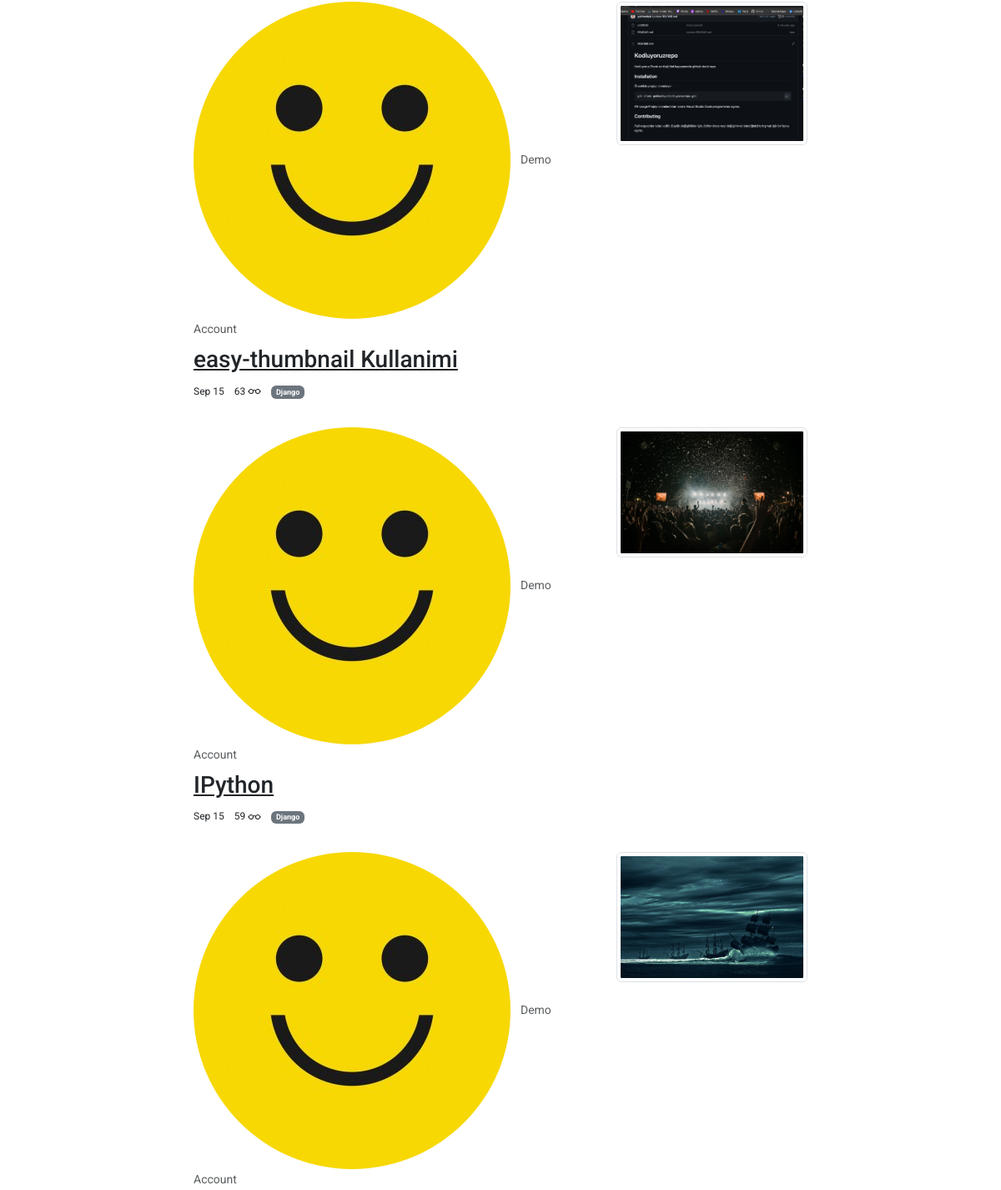
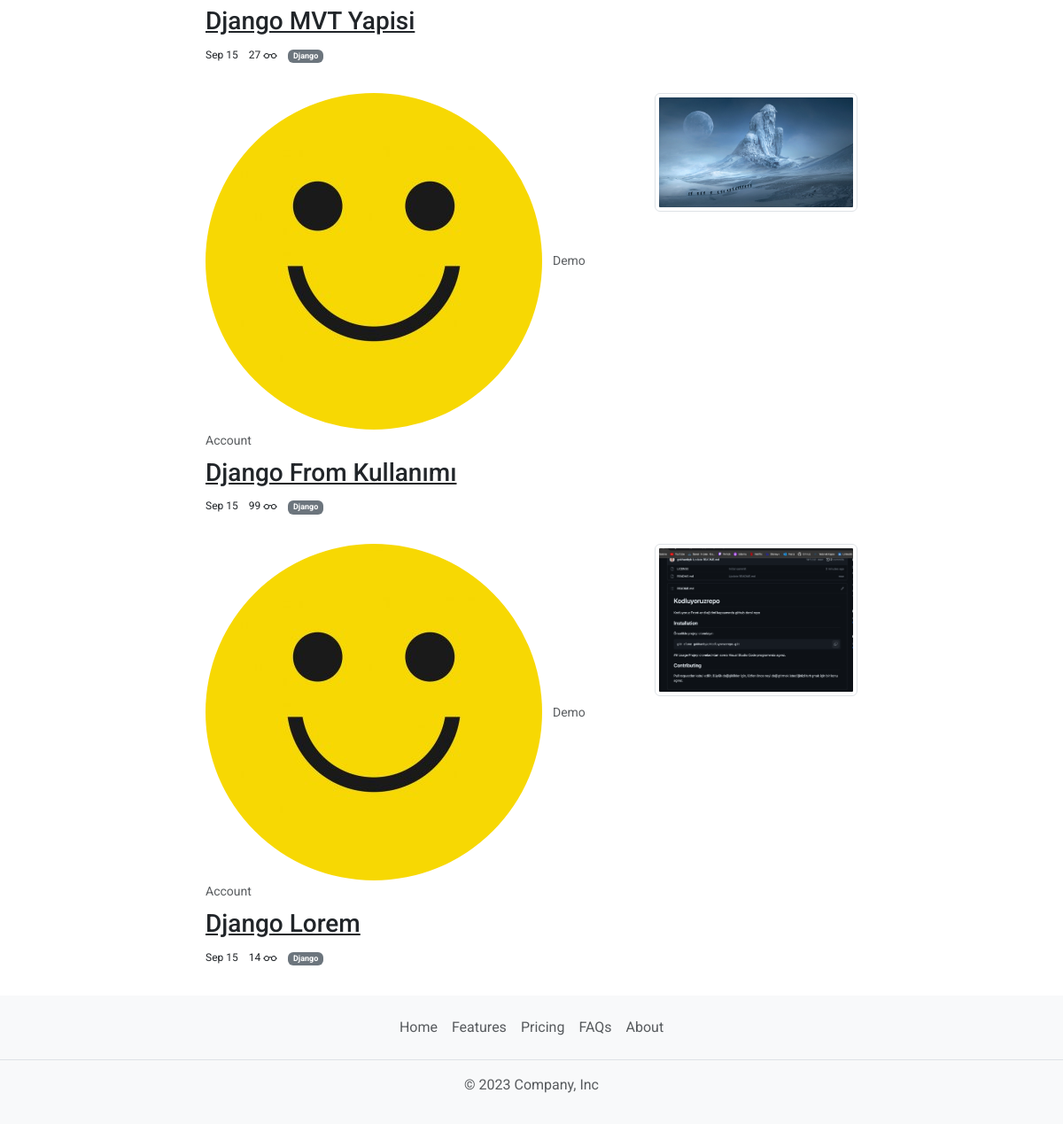
The app's page /read/demo-account/ (lower part), older data (2 pictures, top to bottom).
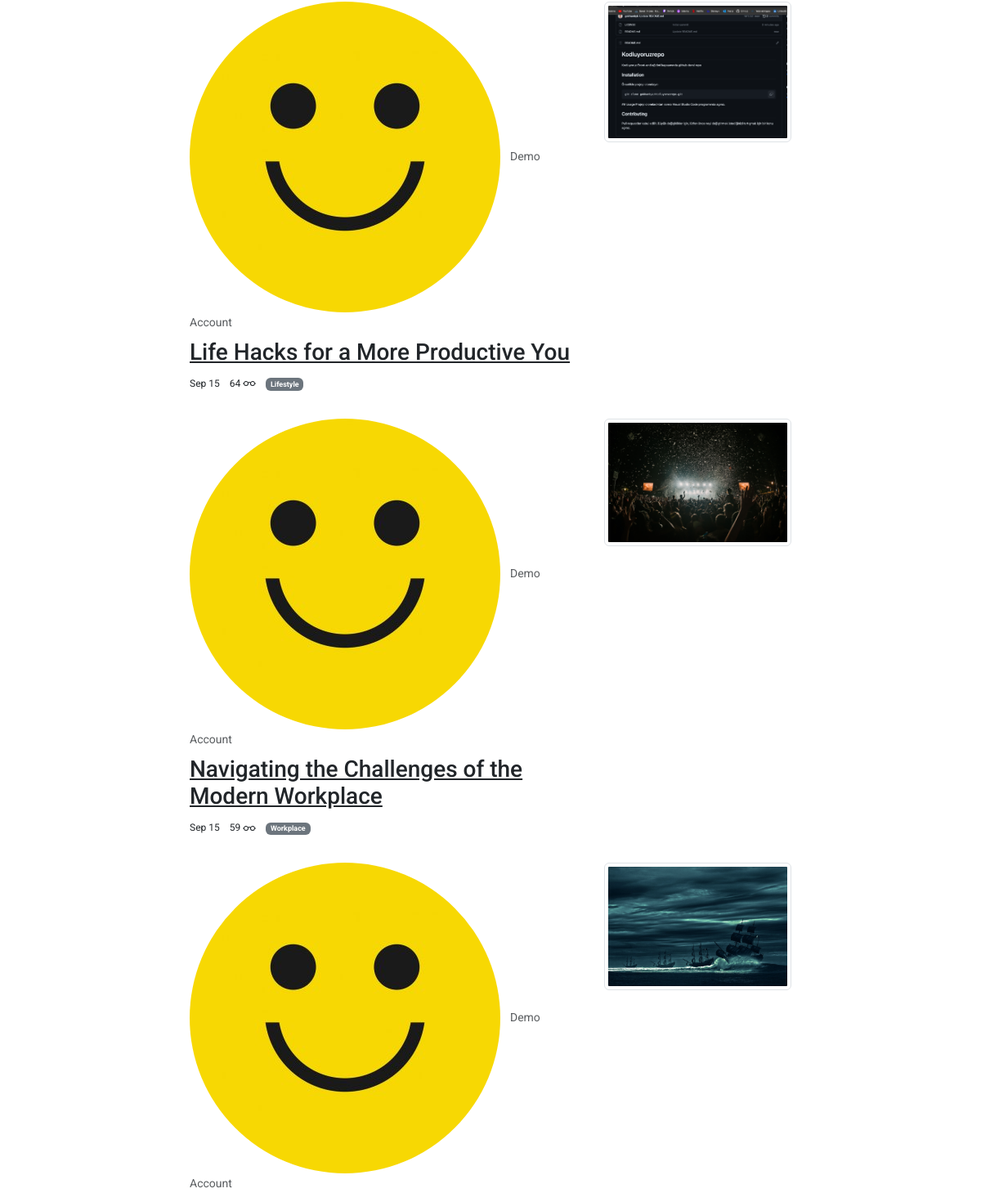
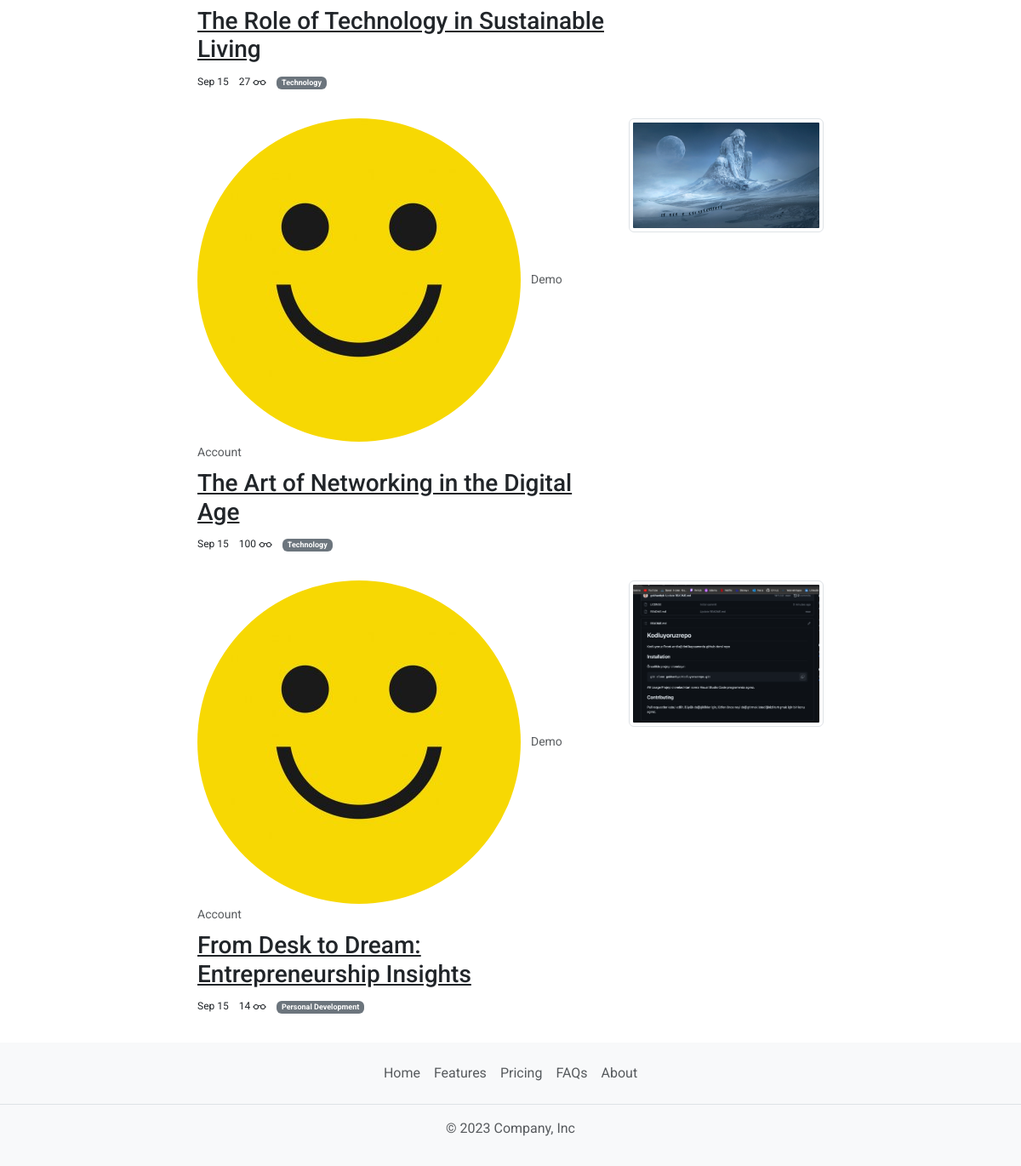
The same page, newer data (2 pictures, top to bottom).
### blog/models.py (models this page shows, shortened)
class CommonModel(models.Model):
    title = models.CharField(max_length=200)
    slug = AutoSlugField(populate_from = 'title', unique=True)
    is_active = models.BooleanField(default=True)
    created_at = models.DateTimeField(auto_now_add=True)
    updated_ad = models.DateTimeField(auto_now=True)
    class Meta:
        abstract = True
        ordering = ('title', )

class BlogPost(CommonModel):
    user = models.ForeignKey(User, on_delete=models.CASCADE)
    category = models.ForeignKey(Category, on_delete=models.SET_NULL, null=True)
    tag = models.ManyToManyField(Tag)
    cover_image = models.ImageField(upload_to="post")
    content = tinymce_models.HTMLField(blank=True, null=True)
    view_count = models.PositiveBigIntegerField(default=0)
    class Meta:
        ordering = ('-created_at', )
    def get_absolute_url(self):
        return reverse(
            'read:post_detail_view',
            kwargs={
                'user_slug': self.user.profile.slug,
                'post_slug': self.slug,
            }
        )

class Category(CommonModel):
    def __str__(self):
        return self.title
    def get_absolute_url(self):
        return reverse(
            "blog:category_view",
            kwargs={
                "category_slug": self.slug
            }
        )

### user/models.py (models this page shows, shortened)
class Profile(models.Model):
    user = models.OneToOneField(User, on_delete=models.CASCADE)
    avatar = models.ImageField(upload_to='avatar')
    instagram = models.CharField(max_length=200)
    info = tinymce_models.HTMLField(blank=True, null=True)
    slug = models.SlugField(max_length=200)
    def get_absolute_url(self):
        return reverse(
            'read:all_posts_view',
            kwargs= {
                "user_slug": self.slug,
            }
        )

### read/views.py (the view, shortened to what this page needs)
# urls.py: path('<slug:user_slug>/', all_posts_view, name='all_posts_view'),
def all_posts_view(request, user_slug):
    profile = get_object_or_404(Profile, slug = user_slug)
    context = dict(
        profile = profile,
        posts = BlogPost.objects.filter(user = profile.user, is_active=True),
    )
    return render(request, 'read/all_posts.html', context)

### read/templates/read/all_posts.html (shortened to what this page needs)
{% extends "core/base.html" %}
{% load thumbnail %}
{% load static %}
{% block content %}
<div class="container">
    <div class="row">
        <div class="col-sm-8 offset-sm-2 mt-5">
            {% for post in posts %}
                {% include "components/post.html" %}
            {% endfor %}
        </div>
    </div>
</div>
{% endblock content %}

### templates/core/base.html (shortened to what this page needs)
{% load static %}
<!doctype html>
<html lang="en">
  <head>
    <link rel="stylesheet" href="{% static "css/bootstrap.min.css" %}">
    <link rel="stylesheet" href="{% static "css/style.css" %}">
  </head>
  <body>
    {% block content %}
    {% endblock content %}
    {% include "core/_footer.html" %}
  </body>
</html>

### templates/core/_navbar.html (shortened to what this page needs)
{% load thumbnail %}
{% load static %}

### blog/templates/components/post.html (shortened to what this page needs)
{% load thumbnail %}
{% load static %}
<article class="row mb-3">
    <div class="col-sm-8">
        <div>
            <a href="{{ post.user.profile.get_absolute_url }}" class="text-decoration-none text-muted">
            {% if post.user.profile.avatar|thumbnail_url:'avatar' %}
                <img src="{{ post.user.profile.avatar|thumbnail_url:'avatar' }}" class="rounded-circle" alt="">
            {% else %}
                <img src="{% static "./img/default_user.jpeg" %}" class="rounded-circle" alt="" width="32" height="32">
            {% endif %}
            <small class="ms-2">{{ post.user.get_full_name }}</small>
            </a>
        </div>
        <h3 class="mt-2 MB-1">
            <a href="{{ post.get_absolute_url }}" class="text-dark">{{ post.title }}</a>
        </h3>
        <ul class="list-inline">
            <li class="list-inline-item fs-12">{{ post.created_at|date:"M d"}}</li>
            <li class="list-inline-item fs-12">
                {{ post.view_count }}
            </li>
            <li class="list-inline-item fs-12">
                <a href="{{ post.category.get_absolute_url }}">
                    <span class="badge bg-secondary">
                        {{ post.category }}
                    </span>
                </a>
            </li>
        </ul>
    </div>
    <div class="col-sm-4">
        <img src="{{ post.cover_image|thumbnail_url:'thumbnail' }}" alt="" class="w-100 img-thumbnail">
    </div>
</article>

### templates/core/_footer.html
<div class="bg-light">
    <footer class="py-3">
      <ul class="nav justify-content-center border-bottom pb-3 mb-3">
        <li class="nav-item"><a href="#" class="nav-link px-2 text-body-secondary">Home</a></li>
        <li class="nav-item"><a href="#" class="nav-link px-2 text-body-secondary">Features</a></li>
        <li class="nav-item"><a href="#" class="nav-link px-2 text-body-secondary">Pricing</a></li>
        <li class="nav-item"><a href="#" class="nav-link px-2 text-body-secondary">FAQs</a></li>
        <li class="nav-item"><a href="#" class="nav-link px-2 text-body-secondary">About</a></li>
      </ul>
      <p class="text-center text-body-secondary">© 2023 Company, Inc</p>
    </footer>
</div>

### static_files/css/style.css (style rules this page uses)
* { font-family: 'Roboto', sans-serif; }
.fs-12 { font-size: 12px; }
.bi { cursor: pointer; }

Row changes from the older to the newer data that the page shows:
changed BlogPost: title "easy-thumbnail Kullanimi" → "Life Hacks for a More Productive You"; view_count "63" → "64"; category "Django" → "Lifestyle"
changed BlogPost: title "IPython" → "Navigating the Challenges of the Modern Workplace"; category "Django" → "Workplace"
changed BlogPost: title "Django MVT Yapisi" → "The Role of Technology in Sustainable Living"; category "Django" → "Technology"
changed BlogPost: title "Django From Kullanımı" → "The Art of Networking in the Digital Age"; view_count "99" → "100"; category "Django" → "Technology"
changed BlogPost: title "Django Lorem" → "From Desk to Dream: Entrepreneurship Insights"; category "Django" → "Personal Development"
